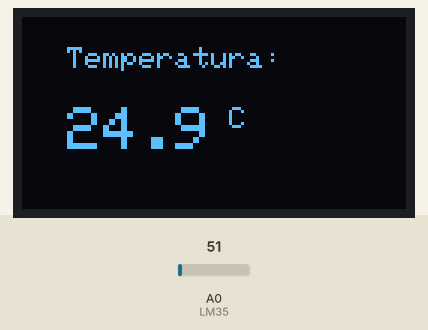
This sketch was run on a simulated Arduino Uno, built with avr-gcc and run on an emulated ATmega328P. Shown: 128×64 one-colour display. Inputs (shaded band) come from the test bench; at power-on: A0 (LM35) = 51. What the sketch prints to the serial monitor is not drawn.

Above: at 1.5 s.
1.6 s: A0 (LM35) set to 61
At 3.5 s:
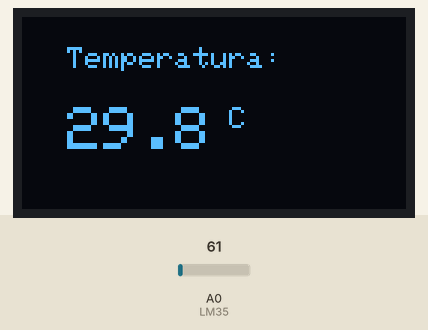
3.8 s: A0 (LM35) set to 71
At 4.7 s:
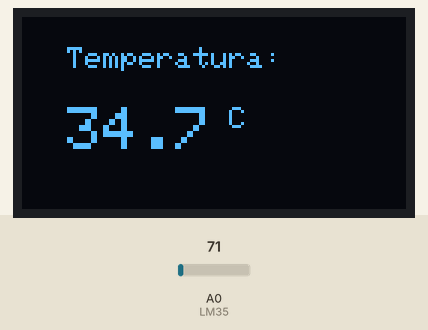
5.9 s: A0 (LM35) set to 86
At 7.2 s:
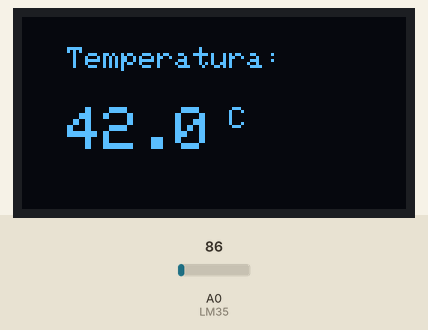
Timing chart, 0 to 8.9 s (numbered marks = the images above; inputs shaded):
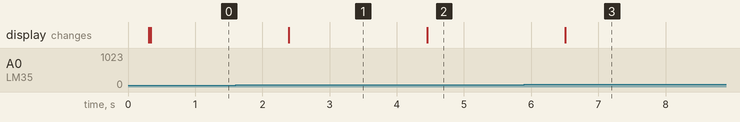

The sketch:

OLED.ino
```cpp
#include <Wire.h>
#include <Adafruit_GFX.h>
#include <Adafruit_SH110X.h>

#define i2c_Address 0x3C

#define SCREEN_WIDTH 128
#define SCREEN_HEIGHT 64
#define OLED_RESET -1

const int LM35 = A0;
int lectura;
float temperatura;

Adafruit_SH1106G display(
  SCREEN_WIDTH,
  SCREEN_HEIGHT,
  &Wire,
  OLED_RESET
);

void setup() {

  Serial.begin(9600);
  Wire.begin();

  delay(250);

  if (!display.begin(i2c_Address, true)) {
    Serial.println("ERROR: OLED no encontrada");
    while (1);
  }

  display.clearDisplay();
  display.display();
}

void loop() {

  lectura = analogRead(LM35);
  temperatura = (lectura * 5.0 / 1023.0) * 100.0;

  Serial.println(temperatura);

  display.clearDisplay();

  display.setTextColor(SH110X_WHITE);
  display.setTextSize(1);
  display.setCursor(15, 10);
  display.println("Temperatura:");

  display.setTextSize(2);
  display.setCursor(15, 30);
  display.print(temperatura, 1);
  display.setTextSize(1);
  display.print(" C");

  display.display();

  delay(1000);
}
```

Measured:
- after the input at 1.6 s, the display: changes after 0.79 s (image 1)
- after the input at 3.8 s, the display: changes after 0.65 s (image 2)
- after the input at 5.9 s, the display: changes after 0.61 s (image 3)
